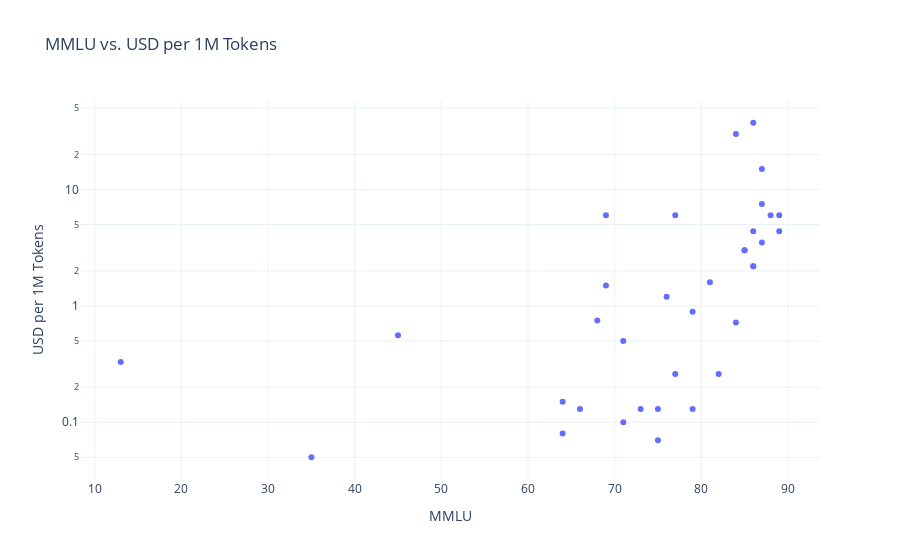

The notebook cell this image was saved under:
### Code cell
# Plot 'MMLU' vs. 'USD per 1M Tokens'
fig = px.scatter(aa_df, x='MMLU', y='USD per 1M Tokens', title='MMLU vs. USD per 1M Tokens')
fig.update_layout(yaxis_type='log')
fig.show()

### Figure 1 — Plotly figure (JSON) as saved in the notebook; plotly's stock layout.template omitted (floating-point values rounded to 4 significant figures)
{"data": [{"hovertemplate": "MMLU=%{x}<br>USD per 1M Tokens=%{y}<extra></extra>", "legendgroup": "", "marker": {"color": "#636efa", "symbol": "circle"}, "mode": "markers", "name": "", "orientation": "v", "showlegend": false, "type": "scatter", "x": [71, 84, 77, 81, 88, 89, 79, 75, 75, 86, 86, 77, 73, 68, 86, 87, 87, 89, 86, 82, 45, 13, 79, 64, 87, 84, 71, 35, 64, 76, 85, 85, 69, 66, 69], "xaxis": "x", "y": [0.5, 30, 6, 1.6, 6, 6, 0.13, 0.13, 0.07, 2.19, 2.19, 0.26, 0.13, 0.75, 37.5, 15, 7.5, 4.38, 4.38, 0.26, 0.56, 0.33, 0.89, 0.15, 3.5, 0.72, 0.1, 0.05, 0.08, 1.2, 3, 3, 6, 0.13, 1.5], "yaxis": "y"}], "layout": {"legend": {"tracegroupgap": 0}, "title": {"text": "MMLU vs. USD per 1M Tokens"}, "xaxis": {"anchor": "y", "domain": [0, 1], "title": {"text": "MMLU"}}, "yaxis": {"anchor": "x", "domain": [0, 1], "title": {"text": "USD per 1M Tokens"}, "type": "log"}}}
